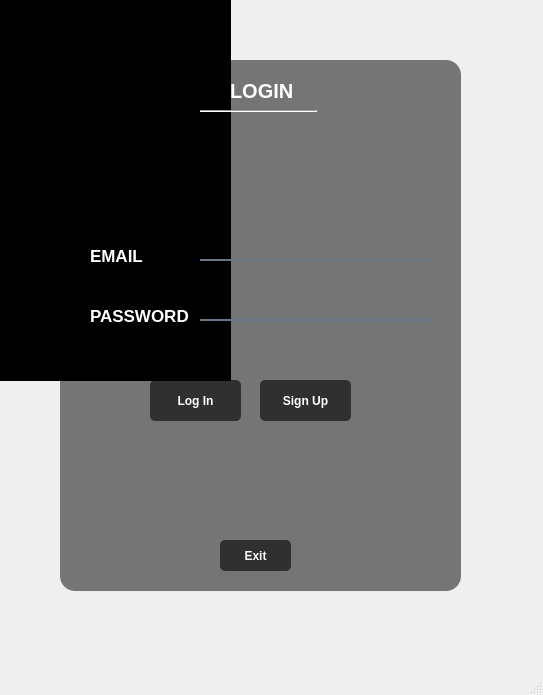
<?xml version="1.0" encoding="UTF-8"?>
<ui version="4.0">
 <class>MainWindow</class>
 <widget class="QMainWindow" name="MainWindow">
  <property name="geometry">
   <rect>
    <x>0</x>
    <y>0</y>
    <width>543</width>
    <height>695</height>
   </rect>
  </property>
  <property name="windowTitle">
   <string>MainWindow</string>
  </property>
  <widget class="QWidget" name="centralwidget">
   <widget class="QLineEdit" name="lineEdit_2">
    <property name="geometry">
     <rect>
      <x>200</x>
      <y>280</y>
      <width>231</width>
      <height>41</height>
     </rect>
    </property>
    <property name="styleSheet">
     <string notr="true">background-color:rgba(0,0,0,0);
border:none;
border-bottom:2px solid rgba(105,118,132,255);
color:white;
padding-bottom:7px;</string>
    </property>
    <property name="echoMode">
     <enum>QLineEdit::Password</enum>
    </property>
   </widget>
   <widget class="QLabel" name="label_6">
    <property name="geometry">
     <rect>
      <x>90</x>
      <y>290</y>
      <width>101</width>
      <height>51</height>
     </rect>
    </property>
    <property name="styleSheet">
     <string notr="true">font-weight: bold;
font-size:17px;
color:white;
</string>
    </property>
    <property name="text">
     <string>PASSWORD</string>
    </property>
   </widget>
   <widget class="QLabel" name="label_3">
    <property name="geometry">
     <rect>
      <x>60</x>
      <y>60</y>
      <width>401</width>
      <height>531</height>
     </rect>
    </property>
    <property name="styleSheet">
     <string notr="true">background-color:rgba(0,0,0,130);
border-radius:15px;</string>
    </property>
    <property name="text">
     <string/>
    </property>
   </widget>
   <widget class="QLineEdit" name="lineEdit">
    <property name="geometry">
     <rect>
      <x>200</x>
      <y>220</y>
      <width>231</width>
      <height>41</height>
     </rect>
    </property>
    <property name="styleSheet">
     <string notr="true">background-color:rgba(0,0,0,0);
border:none;
border-bottom:2px solid rgba(105,118,132,255);
color:white;
padding-bottom:0px;</string>
    </property>
   </widget>
   <widget class="QLabel" name="label">
    <property name="geometry">
     <rect>
      <x>0</x>
      <y>-20</y>
      <width>231</width>
      <height>401</height>
     </rect>
    </property>
    <property name="styleSheet">
     <string notr="true">background-color:black;</string>
    </property>
    <property name="text">
     <string/>
    </property>
   </widget>
   <widget class="QLabel" name="label_4">
    <property name="geometry">
     <rect>
      <x>230</x>
      <y>80</y>
      <width>191</width>
      <height>21</height>
     </rect>
    </property>
    <property name="styleSheet">
     <string notr="true">font-weight: bold;
font-size:20px;
color:white;</string>
    </property>
    <property name="text">
     <string>LOGIN</string>
    </property>
   </widget>
   <widget class="QLabel" name="label_7">
    <property name="geometry">
     <rect>
      <x>90</x>
      <y>240</y>
      <width>71</width>
      <height>31</height>
     </rect>
    </property>
    <property name="styleSheet">
     <string notr="true">font-weight: bold;
color:white;
font-size:17px;</string>
    </property>
    <property name="text">
     <string>EMAIL</string>
    </property>
   </widget>
   <widget class="QLabel" name="label_2">
    <property name="geometry">
     <rect>
      <x>0</x>
      <y>-20</y>
      <width>521</width>
      <height>681</height>
     </rect>
    </property>
    <property name="text">
     <string/>
    </property>
    <property name="pixmap">
     <pixmap>../images/chess.jpg</pixmap>
    </property>
    <property name="scaledContents">
     <bool>true</bool>
    </property>
   </widget>
   <widget class="Line" name="line">
    <property name="geometry">
     <rect>
      <x>200</x>
      <y>110</y>
      <width>118</width>
      <height>3</height>
     </rect>
    </property>
    <property name="orientation">
     <enum>Qt::Horizontal</enum>
    </property>
   </widget>
   <widget class="QPushButton" name="pushButton_3">
    <property name="geometry">
     <rect>
      <x>260</x>
      <y>380</y>
      <width>91</width>
      <height>41</height>
     </rect>
    </property>
    <property name="mouseTracking">
     <bool>true</bool>
    </property>
    <property name="styleSheet">
     <string notr="true">
QPushButton {
background-color:rgba(0,0,0,150);
  color: #ffffff;
  border: 1px solid grayrgb(50, 50, 50);
  border-radius: 5px;
  font-size: 12px;
  font-weight: bold;
 }

QPushButton:hover {
  background-color: #555555;

}

</string>
    </property>
    <property name="text">
     <string>Sign Up</string>
    </property>
   </widget>
   <widget class="QPushButton" name="pushButton_4">
    <property name="geometry">
     <rect>
      <x>150</x>
      <y>380</y>
      <width>91</width>
      <height>41</height>
     </rect>
    </property>
    <property name="mouseTracking">
     <bool>true</bool>
    </property>
    <property name="styleSheet">
     <string notr="true">
QPushButton {
background-color:rgba(0,0,0,150);
  color: #ffffff;
  border: 1px solid grayrgb(50, 50, 50);
  border-radius: 5px;
  font-size: 12px;
  font-weight: bold;
 }

QPushButton:hover {
  background-color: #555555;
  
}

</string>
    </property>
    <property name="text">
     <string>Log In</string>
    </property>
   </widget>
   <widget class="QPushButton" name="pushButton">
    <property name="geometry">
     <rect>
      <x>220</x>
      <y>540</y>
      <width>71</width>
      <height>31</height>
     </rect>
    </property>
    <property name="styleSheet">
     <string notr="true">
QPushButton {
background-color:rgba(0,0,0,150);
  color: #ffffff;
  border: 1px solid grayrgb(50, 50, 50);
  border-radius: 5px;
  font-size: 12px;
  font-weight: bold;
 
}

QPushButton:hover {
  background-color: #555555;
 }

</string>
    </property>
    <property name="text">
     <string>Exit</string>
    </property>
   </widget>
   <zorder>label</zorder>
   <zorder>label_2</zorder>
   <zorder>label_3</zorder>
   <zorder>lineEdit_2</zorder>
   <zorder>label_6</zorder>
   <zorder>lineEdit</zorder>
   <zorder>label_4</zorder>
   <zorder>label_7</zorder>
   <zorder>line</zorder>
   <zorder>pushButton_3</zorder>
   <zorder>pushButton_4</zorder>
   <zorder>pushButton</zorder>
  </widget>
  <widget class="QMenuBar" name="menubar">
   <property name="geometry">
    <rect>
     <x>0</x>
     <y>0</y>
     <width>543</width>
     <height>31</height>
    </rect>
   </property>
  </widget>
  <widget class="QStatusBar" name="statusbar"/>
 </widget>
 <resources/>
 <connections/>
</ui>
